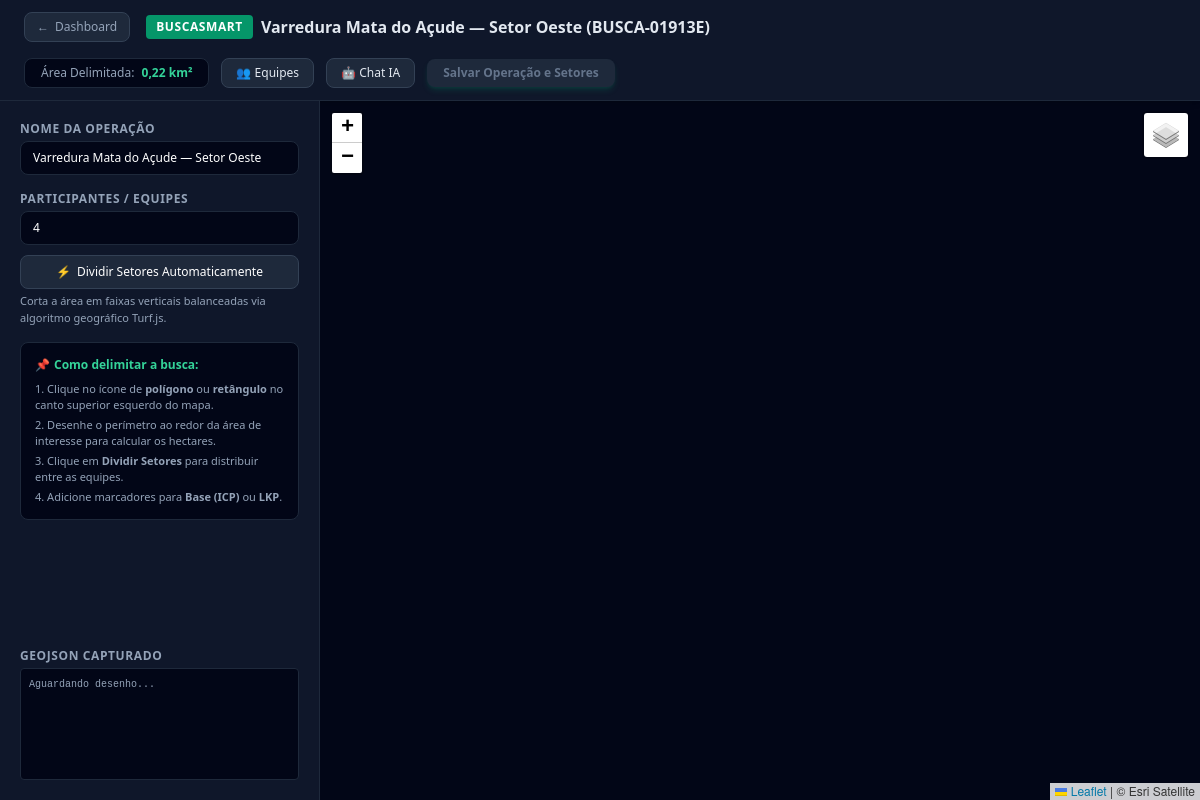
The app's page /mapa/2/ with its own data.
### operacoes/models.py (models this page shows, shortened)
class Operacao(models.Model):
  STATUS_CHOICES = [
      ('PLANEJAMENTO', 'Em Planejamento'),
      ('ANDAMENTO', 'Em Andamento'),
      ('CONCLUIDA', 'Concluída'),
  ]
  nome = models.CharField(
      max_length=150, verbose_name='Nome da Operação'
  )
  descricao = models.TextField(blank=True, verbose_name='Instruções Gerais')
  codigo_convite = models.CharField(
      max_length=15,
      default=gerar_codigo_operacao,
      unique=True,
      verbose_name='Código de Acesso',
  )
  coordenador = models.ForeignKey(
      User, on_delete=models.CASCADE, related_name='operacoes_criadas'
  )
  area_delimitada_geojson = models.JSONField(
      null=True, blank=True, verbose_name='Área Delimitada (GeoJSON)'
  )
  area_total_km2 = models.FloatField(
      default=0.0, verbose_name='Área Total (km²)'
  )
  status = models.CharField(
      max_length=20, choices=STATUS_CHOICES, default='PLANEJAMENTO'
  )
  versao = models.IntegerField(
      default=1, help_text='Incrementado a cada atualização de rota'
  )
  criado_em = models.DateTimeField(auto_now_add=True)
  atualizado_em = models.DateTimeField(auto_now=True)

### operacoes/views.py (the view)
# urls.py: path('mapa/', views.painel_mapa, name='painel_mapa'),
def painel_mapa(request, operacao_id=None):
    operacao = None
    if operacao_id:
        operacao = get_object_or_404(Operacao, id=operacao_id)
    operacoes_recentes = Operacao.objects.all().order_by('-criado_em')[:10]
    context = {
        'operacao_atual': operacao,
        'operacoes_recentes': operacoes_recentes,
        'pagina_ativa': 'mapa'
    }
    return render(request, 'operacoes/mapa_operacao.html', context)

### operacoes/templates/operacoes/mapa_operacao.html (shortened to what this page needs)
<!DOCTYPE html>
<html lang="pt-br">
<head>
    <script src="https://cdn.tailwindcss.com"></script>
    <link rel="stylesheet" href="https://unpkg.com/leaflet@1.9.4/dist/leaflet.css" />
    <link rel="stylesheet" href="https://cdnjs.cloudflare.com/ajax/libs/leaflet.draw/1.0.4/leaflet.draw.css" />
</head>
<body class="bg-slate-950 text-slate-100 h-screen flex flex-col overflow-hidden font-sans">
    <header class="bg-slate-900 border-b border-slate-800 px-6 py-3 flex flex-wrap items-center justify-between gap-4 shadow-md z-10">
        <div class="flex items-center gap-4">
            <a href="{% url 'dashboard' %}" class="text-xs text-slate-400 hover:text-white flex items-center gap-1.5 transition bg-slate-800 px-3 py-1.5 rounded-lg border border-slate-700">
                <span>←</span>
                <span>Dashboard</span>
            </a>
            <div class="flex items-center gap-2">
                <span class="bg-emerald-600 text-white font-extrabold px-2.5 py-1 rounded text-xs tracking-wider">BUSCASMART</span>
                <h1 class="text-sm md:text-base font-bold text-slate-200">
                    {% if operacao_atual %}
                        {{ operacao_atual.nome }} ({{ operacao_atual.codigo_convite }})
                    {% else %}
                        Delimitação de Perímetro Operacional SAR
                    {% endif %}
                </h1>
            </div>
        </div>
        <div class="flex items-center gap-3">
            <div class="bg-slate-950 px-4 py-1.5 rounded-lg border border-slate-800 text-xs">
                <span class="text-slate-400">Área Delimitada:</span>
                <strong id="area-display" class="text-emerald-400 ml-1">
                    {% if operacao_atual %}{{ operacao_atual.area_total_km2 }} km²{% else %}0.00 ha (0.00 km²){% endif %}
                </strong>
            </div>
            <a href="{% url 'gerenciar_equipe' %}" class="hidden sm:inline-flex bg-slate-800 hover:bg-slate-700 text-slate-200 text-xs font-medium px-3.5 py-1.5 rounded-lg border border-slate-700 transition">
                👥 Equipes
            </a>
            <a href="{% url 'chat_ia' %}" class="hidden sm:inline-flex bg-slate-800 hover:bg-slate-700 text-slate-200 text-xs font-medium px-3.5 py-1.5 rounded-lg border border-slate-700 transition">
                🤖 Chat IA
            </a>
            <button id="btn-salvar" disabled
                class="bg-emerald-600 hover:bg-emerald-500 disabled:bg-slate-800 disabled:text-slate-500 text-white font-semibold px-4 py-1.5 rounded-lg text-xs transition cursor-pointer shadow-md shadow-emerald-600/20">
                Salvar Operação e Setores
            </button>
        </div>
    </header>
    <div class="flex-1 flex relative">
        <aside class="w-80 bg-slate-900 border-r border-slate-800 p-5 flex flex-col gap-4 z-10 overflow-y-auto">
            <div>
                <label class="block text-xs font-semibold uppercase tracking-wider text-slate-400 mb-1">Nome da Operação</label>
                <input type="text" id="nome-operacao" value="{% if operacao_atual %}{{ operacao_atual.nome }}{% endif %}" placeholder="Ex: Busca Serra do Curimataú"
                    class="w-full bg-slate-950 border border-slate-800 rounded-lg px-3 py-2 text-xs text-white focus:outline-none focus:border-emerald-500">
            </div>
            <div>
                <label class="block text-xs font-semibold uppercase tracking-wider text-slate-400 mb-1">Participantes / Equipes</label>
                <input type="number" id="qtd-participantes" value="4" min="1" max="50"
                    class="w-full bg-slate-950 border border-slate-800 rounded-lg px-3 py-2 text-xs text-white focus:outline-none focus:border-emerald-500">
                <button id="btn-gerar-setores"
                    class="mt-2.5 w-full bg-slate-800 hover:bg-slate-700 border border-slate-700 text-white font-medium py-2 rounded-lg text-xs transition cursor-pointer flex items-center justify-center gap-1.5">
                    <span>⚡</span>
                    <span>Dividir Setores Automaticamente</span>
                </button>
                <p class="text-[11px] text-slate-400 mt-1">Corta a área em faixas verticais balanceadas via algoritmo geográfico Turf.js.</p>
            </div>
            <div class="bg-slate-950 border border-slate-800 rounded-lg p-3.5 text-xs text-slate-300 space-y-2">
                <p class="font-bold text-emerald-400 flex items-center gap-1">
                    <span>📌</span>
                    <span>Como delimitar a busca:</span>
                </p>
                <ol class="list-decimal list-inside space-y-1 text-slate-400 text-[11px]">
                    <li>Clique no ícone de <strong>polígono</strong> ou <strong>retângulo</strong> no canto superior esquerdo do mapa.</li>
                    <li>Desenhe o perímetro ao redor da área de interesse para calcular os hectares.</li>
                    <li>Clique em <strong>Dividir Setores</strong> para distribuir entre as equipes.</li>
                    <li>Adicione marcadores para <strong>Base (ICP)</strong> ou <strong>LKP</strong>.</li>
                </ol>
            </div>
            <div class="mt-auto pt-2">
                <span class="block text-xs font-semibold uppercase tracking-wider text-slate-400 mb-1">GeoJSON Capturado</span>
                <pre id="geojson-output"
                    class="bg-slate-950 border border-slate-800 rounded p-2 text-[10px] text-slate-400 h-28 overflow-auto font-mono">Aguardando desenho...</pre>
            </div>
        </aside>
        <main id="map" class="flex-1 h-full z-0 bg-slate-950"></main>
    </div>
</body>
</html>

### records on screen
Operacao: nome "Varredura Mata do Açude — Setor Oeste", codigo_convite "BUSCA-01913E", area_total_km2 "0,22"
